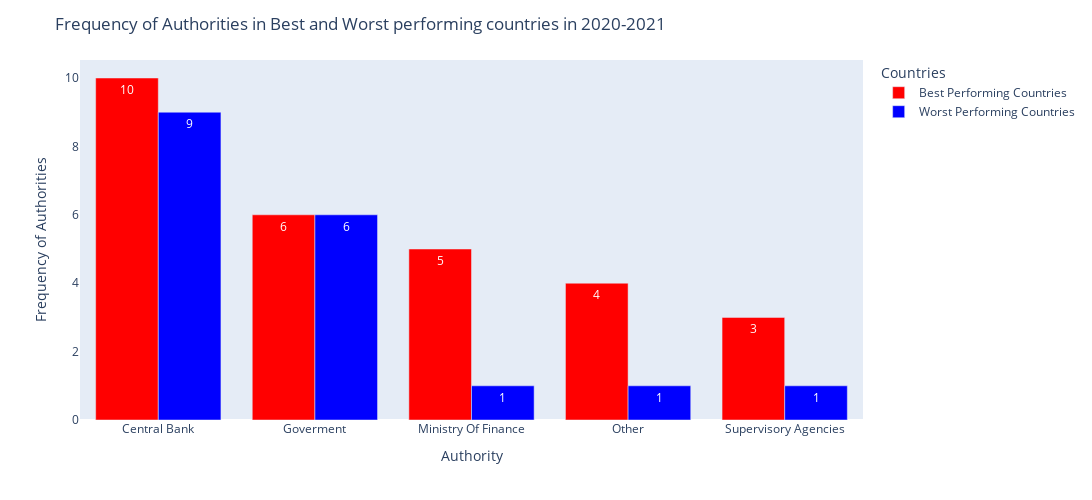

Notebook code for this chart:
### Markdown cell above
**We have the data for authority ready for our analysis**

### Code cell
# Creating a bar plot to display the different authority levels of both the Best and Worst Performing Countries
import plotly.express as px
# df = px.data.iris()
fig000 = px.bar(authority, x="Authority", y=["Best Performing Countries","Worst Performing Countries"],barmode='group',text_auto=True,
               labels={
                     "value": "Frequency of Authorities",
                   "variable":"Countries"
                 },
               color_discrete_sequence=["red", "blue"],
               )
fig000.update_xaxes(showgrid=False)
fig000.update_yaxes(showgrid=False)

fig000.update_layout(height=500, width=1400, title_text="Frequency of Authorities in Best and Worst performing countries in 2020-2021")
fig000.show()

### Figure 1 — Plotly figure (JSON) as saved in the notebook; plotly's stock layout.template omitted (floating-point values rounded to 4 significant figures)
{"data": [{"alignmentgroup": "True", "hovertemplate": "Countries=Best Performing Countries<br>Authority=%{x}<br>Frequency of Authorities=%{y}<extra></extra>", "legendgroup": "Best Performing Countries", "marker": {"color": "red", "pattern": {"shape": ""}}, "name": "Best Performing Countries", "offsetgroup": "Best Performing Countries", "orientation": "v", "showlegend": true, "textposition": "auto", "texttemplate": "%{y}", "type": "bar", "x": ["Central Bank", "Goverment", "Ministry Of Finance", "Other", "Supervisory Agencies"], "xaxis": "x", "y": [10, 6, 5, 4, 3], "yaxis": "y"}, {"alignmentgroup": "True", "hovertemplate": "Countries=Worst Performing Countries<br>Authority=%{x}<br>Frequency of Authorities=%{y}<extra></extra>", "legendgroup": "Worst Performing Countries", "marker": {"color": "blue", "pattern": {"shape": ""}}, "name": "Worst Performing Countries", "offsetgroup": "Worst Performing Countries", "orientation": "v", "showlegend": true, "textposition": "auto", "texttemplate": "%{y}", "type": "bar", "x": ["Central Bank", "Goverment", "Ministry Of Finance", "Other", "Supervisory Agencies"], "xaxis": "x", "y": [9, 6, 1, 1, 1], "yaxis": "y"}], "layout": {"barmode": "group", "height": 500, "legend": {"title": {"text": "Countries"}, "tracegroupgap": 0}, "margin": {"t": 60}, "title": {"text": "Frequency of Authorities in Best and Worst performing countries in 2020-2021"}, "width": 1400, "xaxis": {"anchor": "y", "autorange": true, "domain": [0, 1], "range": [-0.5, 4.5], "showgrid": false, "title": {"text": "Authority"}, "type": "category"}, "yaxis": {"anchor": "x", "autorange": true, "domain": [0, 1], "range": [0, 10.53], "showgrid": false, "title": {"text": "Frequency of Authorities"}, "type": "linear"}}}
